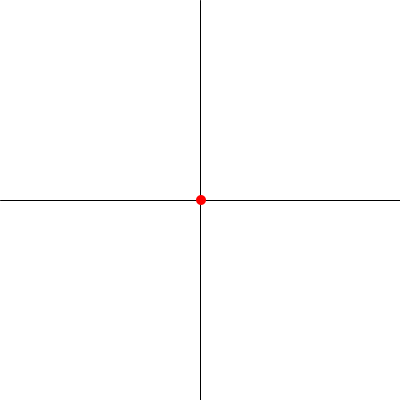
Frame 1 (no input)
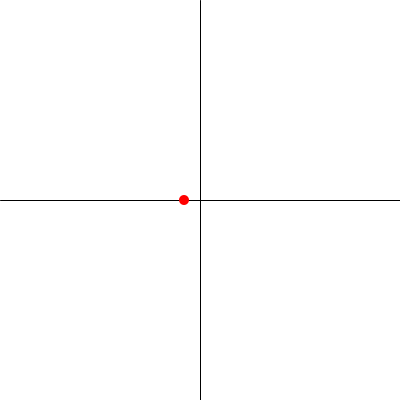
Frame 60 (the mouse pressed at the canvas centre just before this capture)
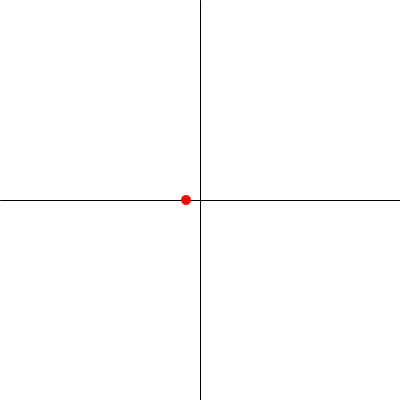
Frame 120 (the mouse held since frame 60 and released just before this capture)

The Processing sketch that drew these frames (run headless with seeded random() and noise(); from frame 60 on, the mouse is pressed at the canvas centre):

// Processing sketch: randomwalk
// ── randomwalk.pde
float x;
float y;
float p;
float dx;
float r = 5;

void setup()
{
 size(400,400);
 background(255);
 smooth();
 
 x = 200;
 y = 200;
 dx = 1;
}


void draw()
{
  background(255);
  stroke(0);
  line(0,height/2, width, height/2);
  line(width/2,0, width/2, height);
  
  p = random(0,1);
  
  if(p > 0.5) x += dx;
  else x -= dx;
  
  noStroke();
  fill(255,0,0);
  ellipse(x,y,2*r,2*r);
}
